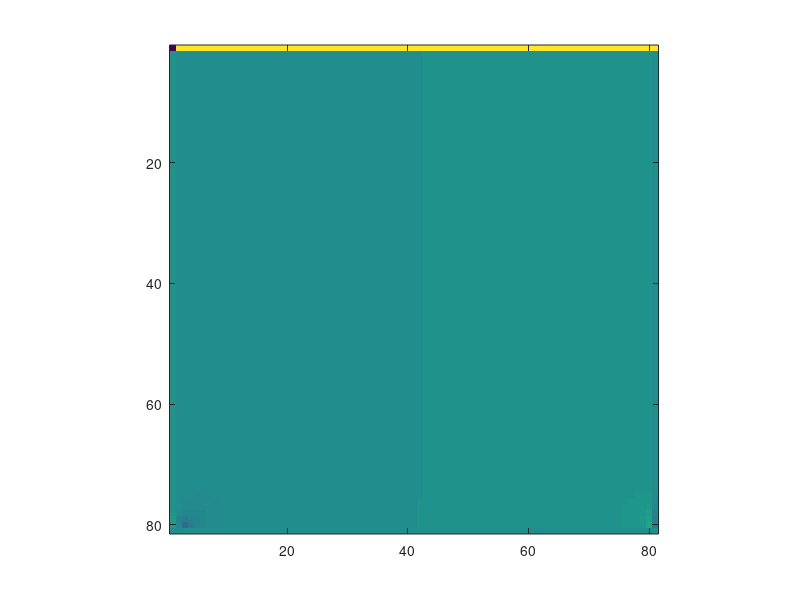
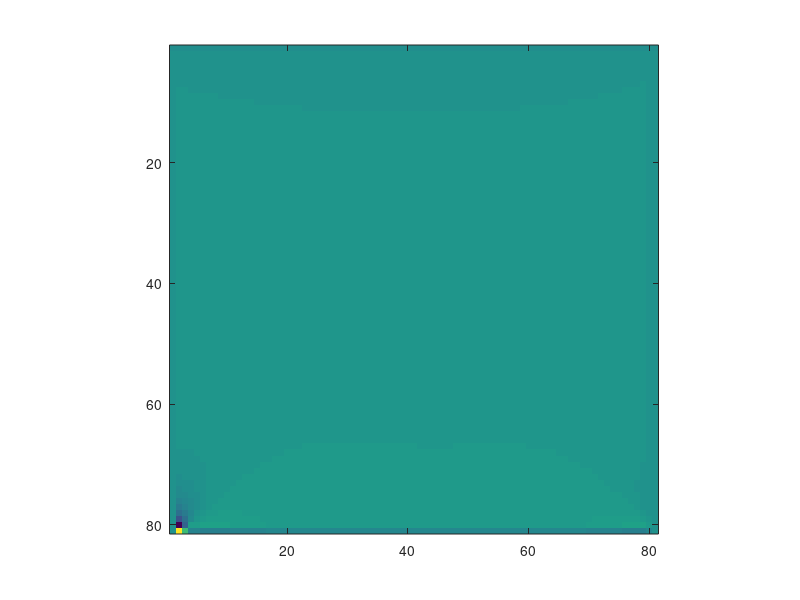
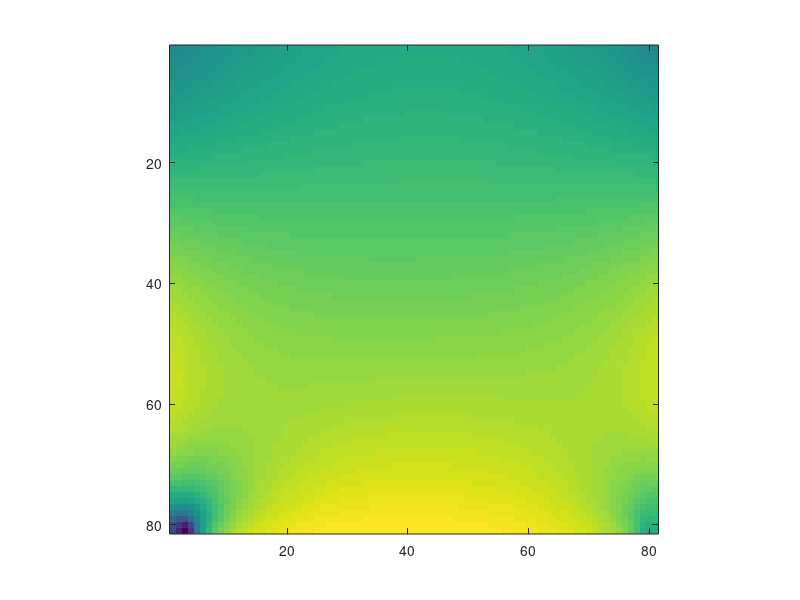
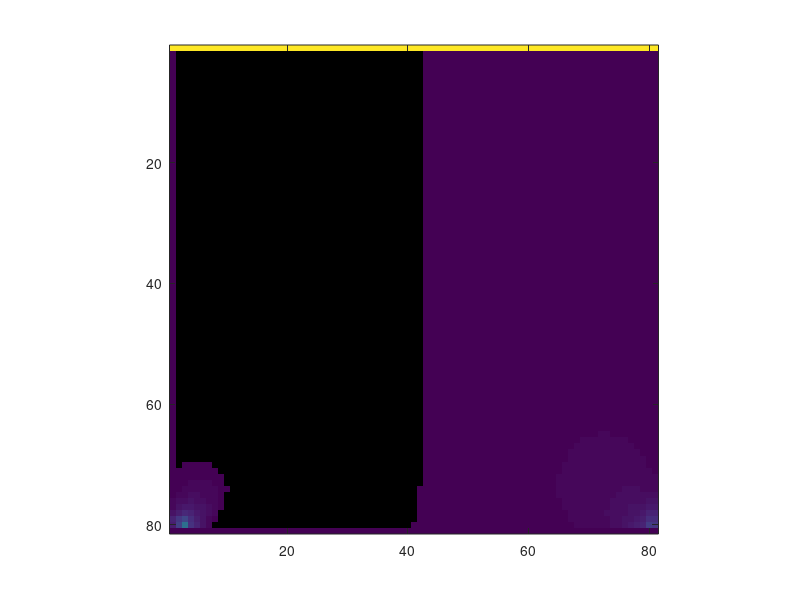

Source code (MATLAB) for these figures, in order:
%m_grid=xlsread('result.csv', 'A1:AO41');
%m_grid=xlsread('result.csv', 'A1:CC81');
%m_grid=xlsread('result.csv', 'A1:FE161');
%m_grid=xlsread('result.csv', 'A1:IG241');

u_grid=xlsread('u.csv', 'A1:CC81');
v_grid=xlsread('v.csv', 'A1:CC81');
p_grid=xlsread('p.csv', 'A1:CC81');
vel_grid=xlsread('velocity.csv', 'A1:CC81');

figure(1)
imagesc(u_grid);
axis square
figure(2)
imagesc(v_grid);
axis square
figure(3)
imagesc(p_grid);
axis square
figure(4)
imagesc(vel_grid);
axis square